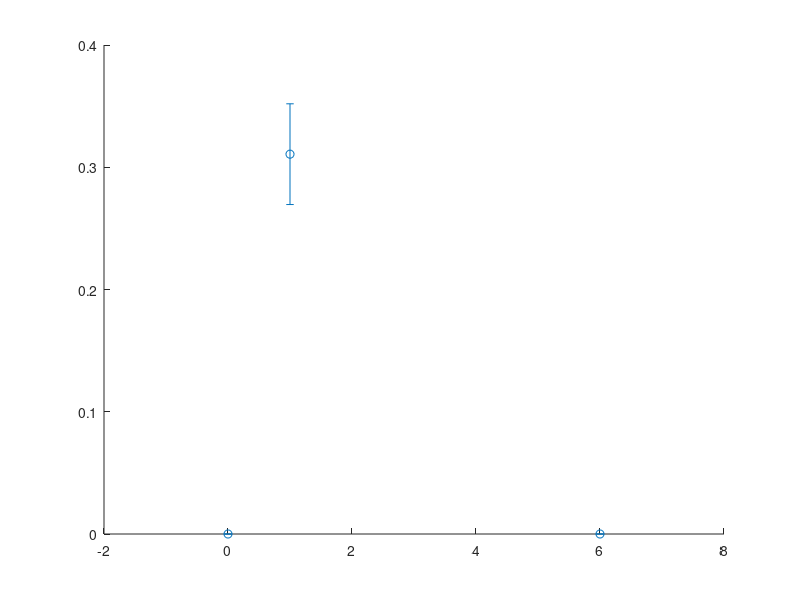

The MATLAB source for this figure: (Note: this script raises an error after producing the figure.)
% plot average error
clc
clear all
close all

x = 1:5;

method = {'RO', 'T-KF', 'RCKLAM', 'CKLAM', 'BA'};

%% MH_01

error_norm = [0.3107, 0.2973, 0.2903, 0.2112, 0.2192];
error_std = [0.0412, 0.0179, 0.0067, 0.0232, 0.0080];

for i = 1:5
    errorbar([0, x(i), 6], [0, error_norm(i), 0], [0, error_std(i), 0], 'o', 'MarkerSize',10,'linewidth', 2)
    hold on
end
ax = gca;
ax.XTick = x;
set(ax,'XTickLabel',method)
xlabel('Methods')
ylabel('Error norm \rightarrow')
title('MH\_01')
legend('Raw odometry', 'Traditional Keyframing', 'RCKLAM', 'CKLAM', 'Full Batch Optimization')
% ax.XTickLabelRotation = 45;
set(gca,'FontSize',20);
xlim([0.5, 5.5]);
ylim([0.15, 0.4])
grid on
set(gcf,'PaperPositionMode','auto')
pause
print('-dpng', 'C:\Users\Partha\Documents\git\thesisReport\Presentation\Data\MethodComparisonMH01.png');
%% MH_02
figure
error_norm = [0.2039, 0.1573, 0.1273, 0.1292, 0.1177];
error_std = [0.0121, 0.0078, 0.0061, 0.0068, 0.0043];

for i = 1:5
    errorbar([0, x(i), 6], [0, error_norm(i), 0], [0, error_std(i), 0], 'o', 'MarkerSize',10,'linewidth', 2)
    hold on
end
ax = gca;
ax.XTick = x;
set(ax,'XTickLabel',method)
xlabel('Methods')
ylabel('Error norm \rightarrow')
title('MH\_02')
legend('Raw odometry', 'Traditional Keyframing', 'RCKLAM', 'CKLAM', 'Full Batch Optimization')
% ax.XTickLabelRotation = 45;
set(gca,'FontSize',20);
xlim([0.5, 5.5]);
ylim([0.1, 0.25])
grid on
set(gcf,'PaperPositionMode','auto')
pause
print('-dpng', 'C:\Users\Partha\Documents\git\thesisReport\Presentation\Data\MethodComparisonMH02.png');

%% MH_03
figure
error_norm = [0.2819, 0.2412, 0.2293, 0.2348, 0.1977];
error_std = [0.0334, 0.0323, 0.0329, 0.0126, 0.0127];

for i = 1:5
    errorbar([0, x(i), 6], [0, error_norm(i), 0], [0, error_std(i), 0], 'o', 'MarkerSize',10,'linewidth', 2)
    hold on
end
ax = gca;
ax.XTick = x;
set(ax,'XTickLabel',method)
xlabel('Methods')
ylabel('Error norm \rightarrow')
title('MH\_03')
legend('Raw odometry', 'Traditional Keyframing', 'RCKLAM', 'CKLAM', 'Full Batch Optimization')
% ax.XTickLabelRotation = 45;
set(gca,'FontSize',20);
xlim([0.5, 5.5]);
ylim([0.15, 0.35])
grid on
set(gcf,'PaperPositionMode','auto')
pause
print('-dpng', 'C:\Users\Partha\Documents\git\thesisReport\Presentation\Data\MethodComparisonMH03.png');

%% MH_04
figure
error_norm = [1.8557, 0.6233, 1.9374, 0.3852, 0.5141];
error_std = [1.0452, 0.1266, 1.4039, 0.0287, 0.0509];

for i = 1:5
    errorbar([0, x(i), 6], [0, error_norm(i), 0], [0, error_std(i), 0], 'o', 'MarkerSize',10,'linewidth', 2)
    hold on
end
ax = gca;
ax.XTick = x;
set(ax,'XTickLabel',method)
xlabel('Methods')
ylabel('Error norm \rightarrow')
title('MH\_04')
legend('Raw odometry', 'Traditional Keyframing', 'RCKLAM', 'CKLAM', 'Full Batch Optimization')
% ax.XTickLabelRotation = 45;
set(gca,'FontSize',20);
xlim([0.5, 5.5]);
ylim([0.15, 4])
grid on